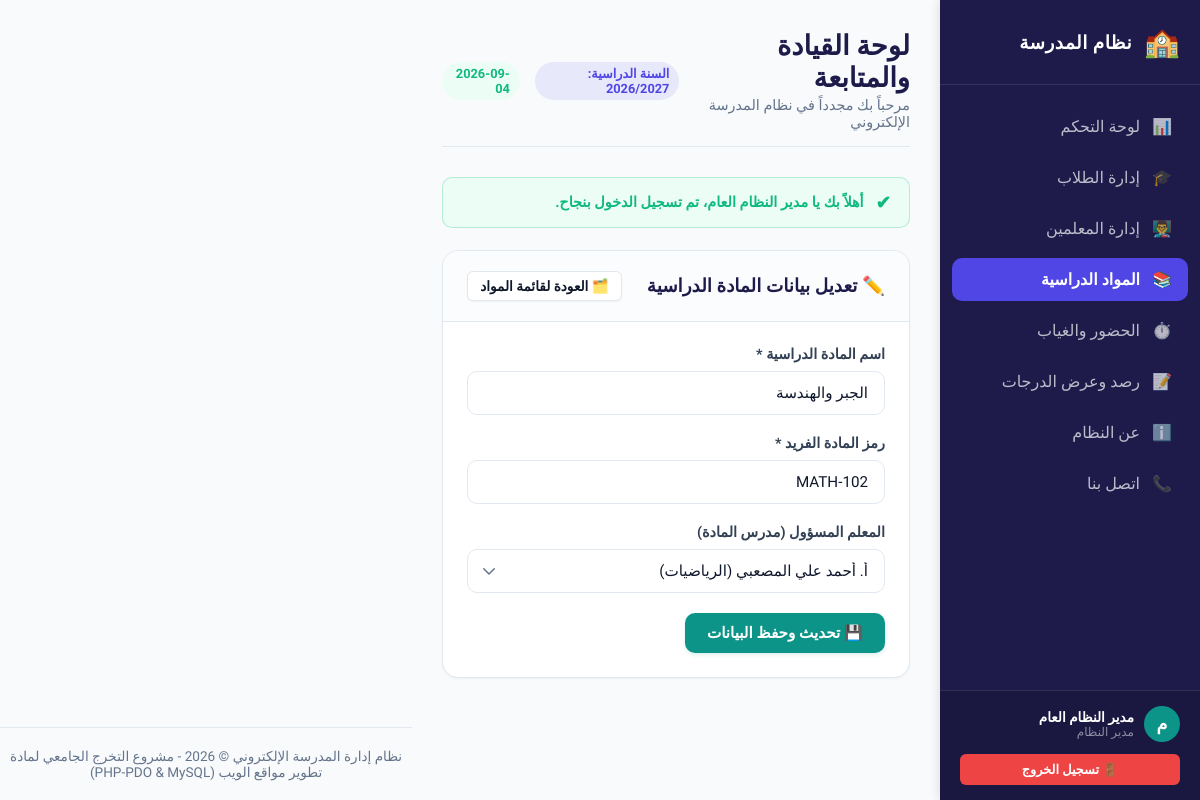
Page /subjects/edit.php?id=2 (signed in) on the committed database.
### tables this page shows
CREATE TABLE `subjects` (
    `id` INT AUTO_INCREMENT PRIMARY KEY,
    `subject_name` VARCHAR(100) NOT NULL UNIQUE,
    `subject_code` VARCHAR(20) NOT NULL UNIQUE,
    `teacher_id` INT DEFAULT NULL,
    FOREIGN KEY (`teacher_id`) REFERENCES `teachers` (`id`) ON DELETE SET NULL
);

CREATE TABLE `teachers` (
    `id` INT AUTO_INCREMENT PRIMARY KEY,
    `user_id` INT NOT NULL UNIQUE,
    `specialization` VARCHAR(100) NOT NULL,
    `phone` VARCHAR(20) DEFAULT NULL,
    `address` VARCHAR(255) DEFAULT NULL,
    `hire_date` DATE NOT NULL,
    FOREIGN KEY (`user_id`) REFERENCES `users` (`id`) ON DELETE CASCADE
);

CREATE TABLE `users` (
    `id` INT AUTO_INCREMENT PRIMARY KEY,
    `username` VARCHAR(50) NOT NULL UNIQUE,
    `password` VARCHAR(255) NOT NULL,
    `full_name` VARCHAR(100) NOT NULL,
    `email` VARCHAR(100) NOT NULL UNIQUE,
    `role` ENUM('admin', 'teacher', 'student') NOT NULL,
    `created_at` TIMESTAMP DEFAULT CURRENT_TIMESTAMP
);

### subjects/edit.php (the view, shortened to what this page needs)
<?php
require_once __DIR__ . '/../includes/header.php';
$subject_id = intval($_GET['id'] ?? 0);
try {
    $stmt = $pdo->prepare("SELECT * FROM subjects WHERE id = :id LIMIT 1");
    $stmt->execute(['id' => $subject_id]);
    $subject = $stmt->fetch();
    $teachers_stmt = $pdo->query("SELECT t.id, u.full_name, t.specialization
                                  FROM teachers t
                                  JOIN users u ON t.user_id = u.id
                                  ORDER BY u.full_name ASC");
    $teachers = $teachers_stmt->fetchAll();
} catch (PDOException $e) {
    error_log("Error fetching subject details: " . $e->getMessage());
    $_SESSION['error'] = "حدث خطأ في النظام أثناء جلب البيانات.";
    header("Location: index.php");
    exit;
}
?>
<div class="panel-card slide-up">
    <div class="panel-header">
        <span class="panel-title">✏️ تعديل بيانات المادة الدراسية</span>
        <a href="index.php" class="btn btn-light btn-sm">🗂️ العودة لقائمة المواد</a>
    </div>
    <div class="panel-body">
        <form action="edit.php?id=<?php echo $subject_id; ?>" method="POST" style="max-width: 600px; margin: 0 auto;">
            <div class="form-group">
                <label for="subject_name" class="form-label">اسم المادة الدراسية *</label>
                <input type="text" id="subject_name" name="subject_name" class="form-control" required value="<?php echo htmlspecialchars($_POST['subject_name'] ?? $subject['subject_name']); ?>">
            </div>
            <div class="form-group">
                <label for="subject_code" class="form-label">رمز المادة الفريد *</label>
                <input type="text" id="subject_code" name="subject_code" class="form-control" required value="<?php echo htmlspecialchars($_POST['subject_code'] ?? $subject['subject_code']); ?>">
            </div>
            <div class="form-group">
                <label for="teacher_id" class="form-label">المعلم المسؤول (مدرس المادة)</label>
                <select id="teacher_id" name="teacher_id" class="form-control">
                    <?php foreach ($teachers as $t): ?>
                        <option value="<?php echo $t['id']; ?>" <?php echo (($subject['teacher_id'] == $t['id']) ? 'selected' : ''); ?>>
                            <?php echo htmlspecialchars($t['full_name']) . " (" . htmlspecialchars($t['specialization']) . ")"; ?>
                        </option>
                    <?php endforeach; ?>
                </select>
            </div>
            <button type="submit" class="btn btn-secondary">💾 تحديث وحفظ البيانات</button>
        </form>
    </div>
</div>
<?php
require_once __DIR__ . '/../includes/footer.php';
?>

### css/style.css (style rules this page uses)
:root { --primary-color: #4f46e5; --primary-hover: #4338ca; --secondary-color: #0d9488; --secondary-hover: #0f766e; --bg-color: #f8fafc; --card-bg: #ffffff; --text-main: #0f172a; --text-muted: #64748b; --border-color: #e2e8f0; --success-color: #10b981; --success-bg: #ecfdf5; --error-color: #ef4444; --error-bg: #fef2f2; --warning-color: #f59e0b; --warning-bg: #fffbeb; --shadow-sm: 0 1px 2px 0 rgba(0, 0, 0, 0.05); --shadow-md: 0 4px 6px -1px rgba(0, 0, 0, 0.1), 0 2px 4px -2px rgba(0, 0, 0, 0.1); --shadow-lg: 0 10px 15px -3px rgba(0, 0, 0, 0.1), 0 4px 6px -4px rgba(0, 0, 0, 0.1); --radius-sm: 6px; --radius-md: 10px; --radius-lg: 16px; --sidebar-width: 260px; }
* { margin: 0; padding: 0; box-sizing: border-box; font-family: 'Tajawal', sans-serif; }
body { background-color: var(--bg-color); color: var(--text-main); direction: rtl; min-height: 100vh; display: flex; }
.slide-up { animation: slideUp 0.4s ease-out forwards; }
.form-group { margin-bottom: 20px; }
.form-label { display: block; font-size: 0.9rem; font-weight: 700; margin-bottom: 8px; color: #334155; }
.form-control { width: 100%; padding: 12px 16px; font-size: 0.95rem; border: 1.5px solid var(--border-color); border-radius: var(--radius-md); background-color: #fff; transition: all 0.3s ease; color: var(--text-main); }
select.form-control { appearance: none; background-repeat: no-repeat; background-position: left 12px center; background-size: 18px; padding-left: 40px; }
.btn { display: inline-flex; align-items: center; justify-content: center; padding: 11px 22px; font-size: 0.95rem; font-weight: 700; border-radius: var(--radius-md); border: none; cursor: pointer; transition: all 0.25s ease; gap: 8px; text-decoration: none; }
.btn-secondary { background-color: var(--secondary-color); color: #fff; box-shadow: 0 2px 4px rgba(13, 148, 136, 0.15); }
.btn-light { background-color: #fff; color: var(--text-main); border: 1px solid var(--border-color); box-shadow: var(--shadow-sm); }
.btn-sm { padding: 6px 12px; font-size: 0.85rem; border-radius: var(--radius-sm); }
.panel-card { background-color: var(--card-bg); border-radius: var(--radius-lg); border: 1px solid var(--border-color); box-shadow: var(--shadow-sm); margin-bottom: 30px; overflow: hidden; }
.panel-header { padding: 20px 24px; border-bottom: 1px solid var(--border-color); background-color: rgba(248, 250, 252, 0.6); display: flex; justify-content: space-between; align-items: center; }
.panel-title { font-size: 1.15rem; font-weight: 700; color: #1e1b4b; }
.panel-body { padding: 24px; }

### rows in the picture
subjects: subject_name "الجبر والهندسة", subject_code "MATH-102", teacher_id "أ. أحمد علي المصعبي (الرياضيات)"

### other values in the picture
$avatar_letter "م"
$user_full_name "مدير النظام العام"
$_SESSION['success'] "أهلاً بك يا مدير النظام العام، تم تسجيل الدخول بنجاح."
